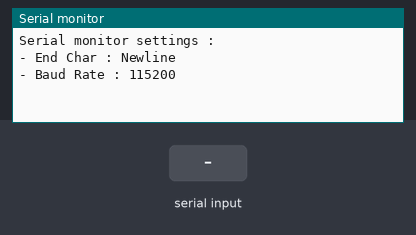
The sketch below on a simulated Arduino Uno, built with avr-gcc and run on an emulated ATmega328P. On the bench: the last lines printed to the serial monitor. The inputs (shaded band) are chosen by the test bench.

Above: at 3.2 s.
3.3 s: "1" received over the second serial link
At 5.5 s:
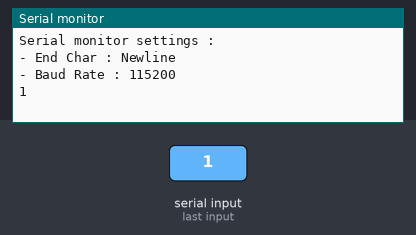
5.8 s: "0" received over the second serial link
At 7.5 s:
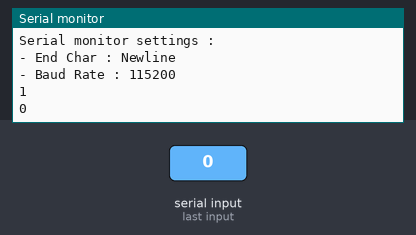

Measured:
- after the input at 3.3 s, the serial monitor: prints a new line after 1.0 s (image 1)
- after the input at 5.8 s, the serial monitor: prints a new line after 1.0 s (image 2)

The sketch:

set_up_lora.ino
```cpp
#include <SoftwareSerial.h>

SoftwareSerial ReyaxLoRa(5, 4);

void setup() {
  // put your setup code here, to run once:
  Serial.begin(115200);
  Serial.println();
  delay(2000);

  ReyaxLoRa.begin(9600);

  Serial.println();
  Serial.println("Serial monitor settings : ");
  Serial.println("- End Char : Newline");
  Serial.println("- Baud Rate : 115200");
}

void loop() {
  // put your main code here, to run repeatedly:
  if (ReyaxLoRa.available()) Serial.println(ReyaxLoRa.readString());
  if (Serial.available()) ReyaxLoRa.print(Serial.readString());
}

/*AT
AT+OPMODE=1
AT+BAND=915000000
AT+ADDRESS=1*/
```
